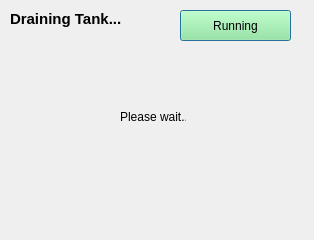
<?xml version="1.0" encoding="UTF-8"?>
<ui version="4.0">
    <class>Dialog</class>
    <widget class="QDialog" name="Dialog">
        <property name="geometry">
            <rect>
                <x>0</x>
                <y>0</y>
                <width>314</width>
                <height>240</height>
            </rect>
        </property>
        <property name="windowTitle">
            <string>Dialog</string>
        </property>
        <widget class="QLabel" name="label">
            <property name="geometry">
                <rect>
                    <x>10</x>
                    <y>10</y>
                    <width>119</width>
                    <height>18</height>
                </rect>
            </property>
            <property name="font">
                <font>
                    <pointsize>11</pointsize>
                    <weight>75</weight>
                    <bold>true</bold>
                </font>
            </property>
            <property name="text">
                <string>Draining Tank...</string>
            </property>
        </widget>
        <widget class="QPushButton" name="running_indicator">
            <property name="geometry">
                <rect>
                    <x>180</x>
                    <y>10</y>
                    <width>111</width>
                    <height>31</height>
                </rect>
            </property>
            <property name="styleSheet">
                <string notr="true">background:lightgreen</string>
            </property>
            <property name="text">
                <string>Running</string>
            </property>
        </widget>
        <widget class="QLabel" name="label_2">
            <property name="geometry">
                <rect>
                    <x>120</x>
                    <y>110</y>
                    <width>66</width>
                    <height>13</height>
                </rect>
            </property>
            <property name="text">
                <string>Please wait...</string>
            </property>
        </widget>
    </widget>
    <resources/>
    <connections/>
</ui>
